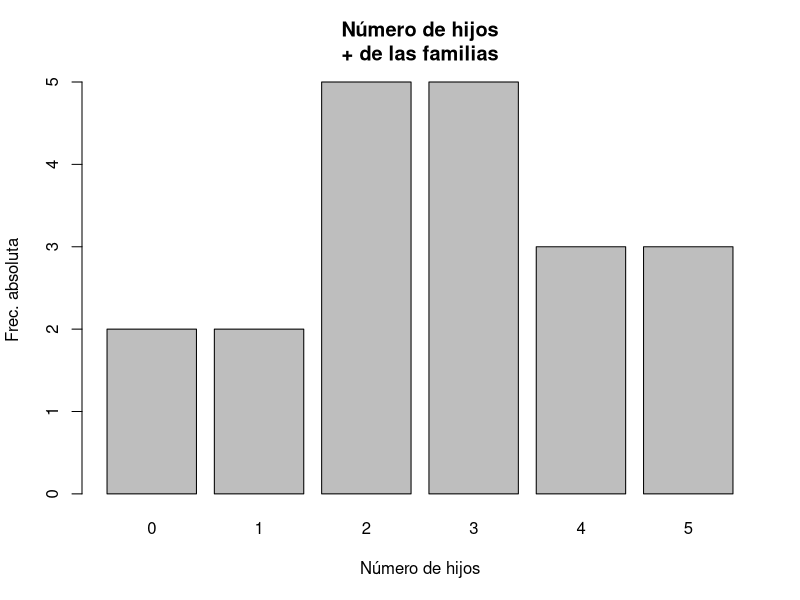
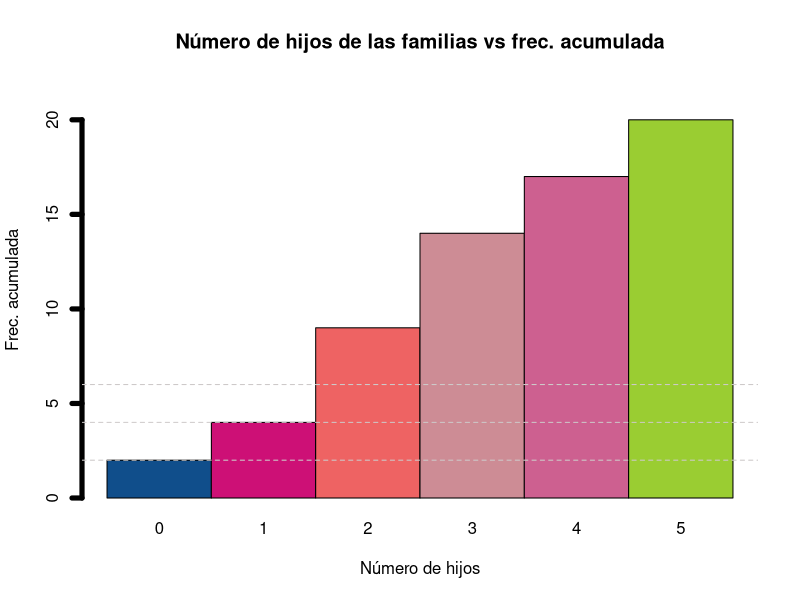
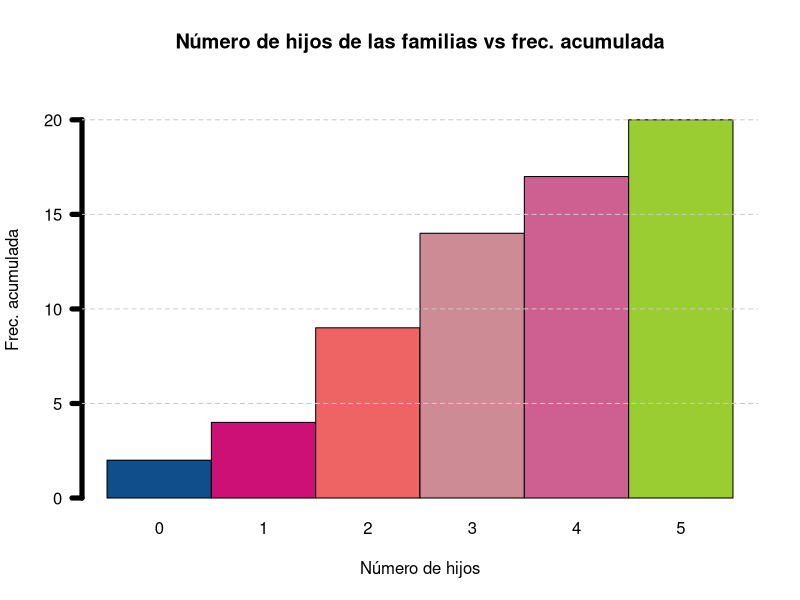
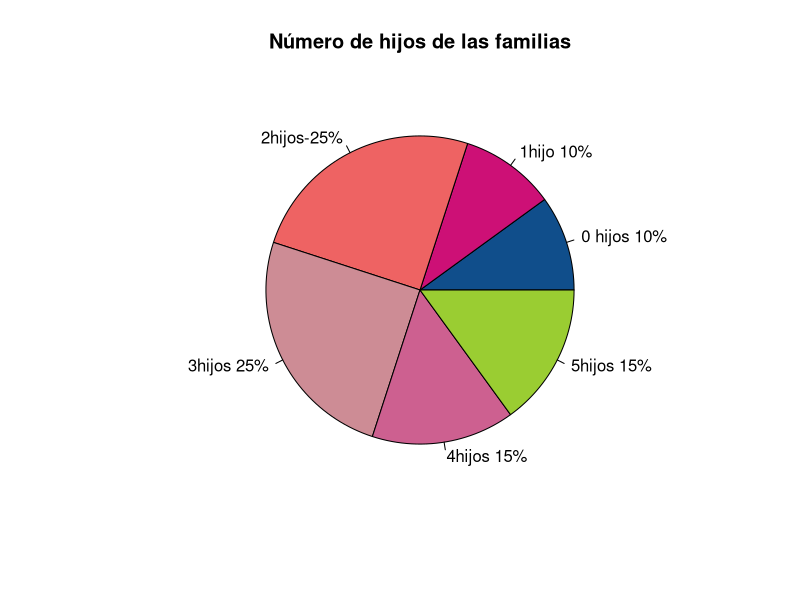

Write R code to recreate these figures, in order.
# El gobierno desea saber si el número promedio de hijos por 
#familia ha descendido los últimos años. Para ello ha encuestado
# a 20 familias preguntando su número de hijos, y ha obtenido:
# 2, 4, 5, 3, 1, 2, 4, 2, 3, 0, 3, 3, 4, 5, 5, 0, 3, 2, 1, 2

#Crear una lista de los datos
hijos=c(2,4,5,3,1,2,4,2,3,0,3,3,4,5,5,0,3,2,1,2)
# Contar la frecuencuencia de repetición de cada número
fabs<-table(hijos)
fabs
frel<- fabs/length(hijos)
frel
fabsacum<- cumsum(fabs)
fabsacum
frelacum<- fabsacum/20
frelacum
tablafrecuencias<-cbind(fabs, frel,fabsacum,frelacum)
tablafrecuencias
barplot(fabs,ylab="Frec. absoluta",xlab="Número de hijos",main="Número de hijos
+ de las familias")
media<-mean(hijos)
media
mediana<-median(hijos)
mediana
q1<-quantile(hijos,.25)
q1
q2<-quantile(hijos,.5)
q2
q3<-quantile(hijos,.75)
q3
varianza<-var(hijos)
varianza
desvioestandar<-sd(hijos)
desvioestandar
barplot(fabsacum,ylab="Frec. acumulada",xlab="Número de hijos",main="Número de hijos de las familias vs frec. acumulada", col = c("dodgerblue4","deeppink3","indianred2","lightpink3","hotpink3","yellowgreen"),lwd=5,space = 0,ylim = c(0,22))
abline(h=c(2,4,6),lty=2,lwd=1,col="snow3")
barplot(fabsacum,ylab="Frec. acumulada",xlab="Número de hijos",main="Número de hijos de las familias vs frec. acumulada", col = c("dodgerblue4","deeppink3","indianred2","lightpink3","hotpink3","yellowgreen"),lwd=5,space = 0,ylim = c(0,22),las=1)
abline(h=c(5,10,15,20),lty=2,lwd=1,col="snow3")
etiqueta<-c("0 hijos 10%","1hijo 10%","2hijos-25%","3hijos 25%","4hijos 15%","5hijos 15%")
pie(fabs,labels = etiqueta,col = c("dodgerblue4","deeppink3","indianred2","lightpink3","hotpink3","yellowgreen"),main = "Número de hijos de las familias")
